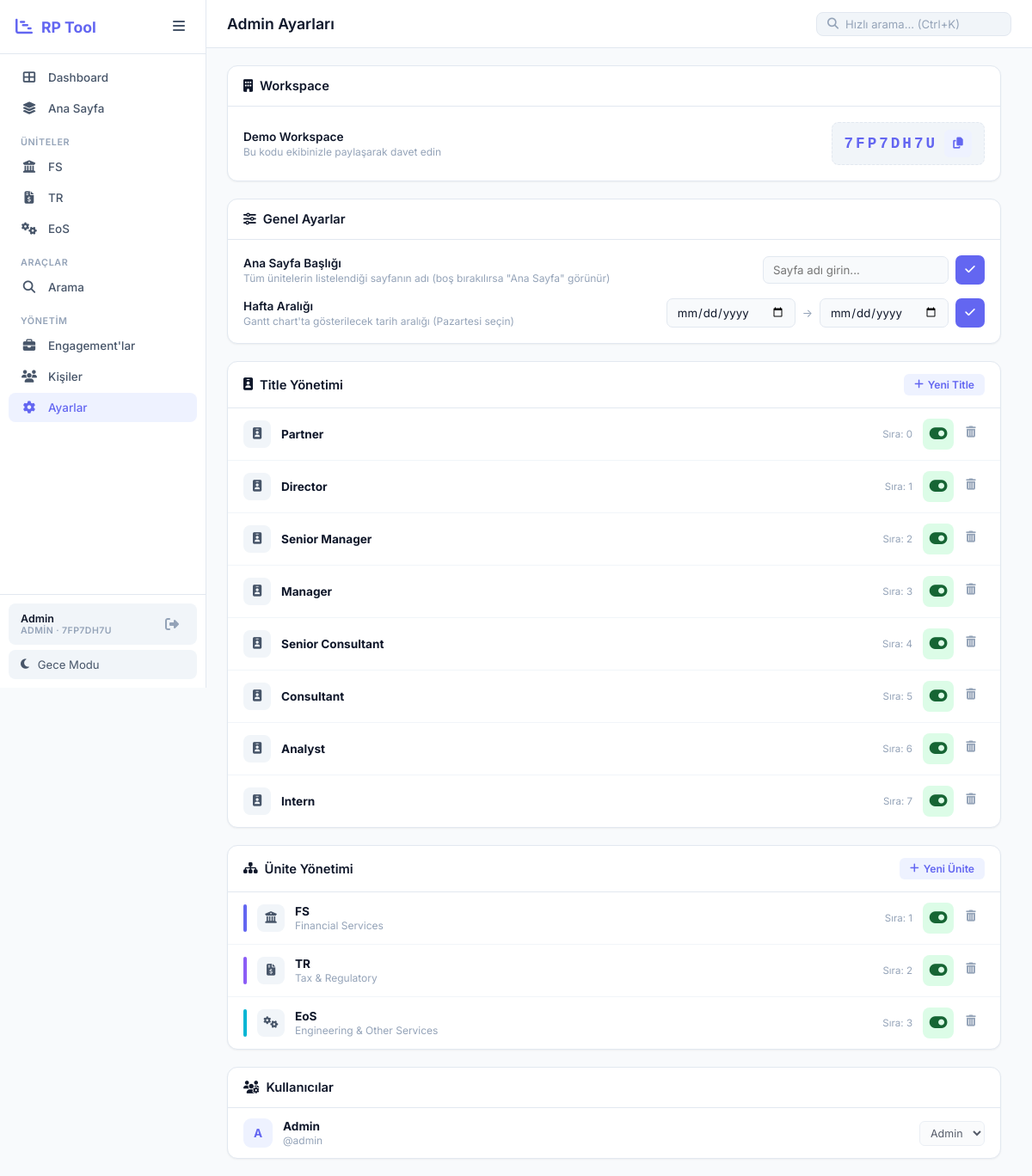
The app's page /admin/settings (signed in) with its own data.
### models.py (models this page shows, shortened)
class Unit(db.Model):
    __tablename__ = 'units'
    id = db.Column(db.Integer, primary_key=True)
    workspace_id = db.Column(db.Integer, db.ForeignKey('workspaces.id'), nullable=False)
    short_name = db.Column(db.String(20), nullable=False)
    long_name = db.Column(db.String(200), nullable=False)
    icon = db.Column(db.String(50), default='fas fa-folder')
    color = db.Column(db.String(20), default='#6366f1')
    sort_order = db.Column(db.Integer, default=0)
    is_active = db.Column(db.Boolean, default=True)
    created_at = db.Column(db.DateTime, default=datetime.utcnow)
    __table_args__ = (
        db.UniqueConstraint('workspace_id', 'short_name', name='unique_ws_unit'),
    )

class User(UserMixin, db.Model):
    __tablename__ = 'users'
    id = db.Column(db.Integer, primary_key=True)
    username = db.Column(db.String(100), unique=True, nullable=False)
    password = db.Column(db.String(200), nullable=False)
    display_name = db.Column(db.String(100), nullable=False)
    email = db.Column(db.String(200), nullable=True)
    role = db.Column(db.String(20), default='user')
    workspace_id = db.Column(db.Integer, db.ForeignKey('workspaces.id'), nullable=False)
    last_login = db.Column(db.DateTime, nullable=True)
    created_at = db.Column(db.DateTime, default=datetime.utcnow)
    def is_admin(self):
        return self.role == 'admin'

class Workspace(db.Model):
    __tablename__ = 'workspaces'
    id = db.Column(db.Integer, primary_key=True)
    name = db.Column(db.String(200), nullable=False)
    code = db.Column(db.String(10), unique=True, nullable=False)
    created_at = db.Column(db.DateTime, default=datetime.utcnow)
    users = db.relationship('User', backref='workspace', lazy=True)
    units = db.relationship('Unit', backref='workspace', lazy=True, cascade='all, delete-orphan')
    titles = db.relationship('Title', backref='workspace', lazy=True, cascade='all, delete-orphan')
    persons = db.relationship('Person', backref='workspace', lazy=True, cascade='all, delete-orphan')
    engagements = db.relationship('Engagement', backref='workspace', lazy=True, cascade='all, delete-orphan')
    settings = db.relationship('AppSettings', backref='workspace', lazy=True, cascade='all, delete-orphan')

class Title(db.Model):
    __tablename__ = 'titles'
    id = db.Column(db.Integer, primary_key=True)
    workspace_id = db.Column(db.Integer, db.ForeignKey('workspaces.id'), nullable=False)
    name = db.Column(db.String(100), nullable=False)
    sort_order = db.Column(db.Integer, default=0)
    is_active = db.Column(db.Boolean, default=True)
    created_at = db.Column(db.DateTime, default=datetime.utcnow)
    __table_args__ = (
        db.UniqueConstraint('workspace_id', 'name', name='unique_ws_title'),
    )

### app.py (the view)
@app.route('/admin/settings')
@login_required
def admin_settings():
    if not current_user.is_admin(): return redirect(url_for('ca_demand'))
    wid = ws_id()
    week_start = AppSettings.get(wid, 'week_start', '')
    week_end = AppSettings.get(wid, 'week_end', '')
    return render_template('admin_settings.html',
                           units=Unit.query.filter_by(workspace_id=wid).order_by(Unit.sort_order).all(),
                           titles=Title.query.filter_by(workspace_id=wid).order_by(Title.sort_order).all(),
                           users=User.query.filter_by(workspace_id=wid).order_by(User.role.desc(), User.display_name).all(),
                           demand_name=get_demand_page_name(),
                           workspace=current_user.workspace,
                           week_start=week_start,
                           week_end=week_end)

### templates/admin_settings.html (shortened to what this page needs)
{% extends "base.html" %}
{% block page_title %}Admin Ayarları{% endblock %}
{% block content %}
<div class="settings-layout">
    <div class="settings-section">
        <div class="settings-card">
            <div class="settings-card-header"><i class="fas fa-building"></i> Workspace</div>
            <div class="settings-card-body">
                <div class="setting-row">
                    <div class="setting-info">
                        <div class="setting-label">{{ workspace.name }}</div>
                        <div class="setting-desc">Bu kodu ekibinizle paylaşarak davet edin</div>
                    </div>
                    <div class="setting-control">
                        <div class="workspace-code-display">
                            <span class="ws-code-text" id="ws-code">{{ workspace.code }}</span>
                            <button onclick="copyCode()" class="copy-btn" title="Kopyala"><i class="fas fa-copy"></i></button>
                        </div>
                    </div>
                </div>
            </div>
        </div>
    </div>
    <div class="settings-section">
        <div class="settings-card">
            <div class="settings-card-header"><i class="fas fa-sliders-h"></i> Genel Ayarlar</div>
            <div class="settings-card-body">
                <div class="setting-row" style="margin-bottom:16px;">
                    <div class="setting-info">
                        <div class="setting-label">Ana Sayfa Başlığı</div>
                        <div class="setting-desc">Tüm ünitelerin listelendiği sayfanın adı (boş bırakılırsa "Ana Sayfa" görünür)</div>
                    </div>
                    <div class="setting-control">
                        <input type="text" id="demand-name-input"
                               value="{{ demand_name if demand_name != 'Ana Sayfa' else '' }}"
                               class="setting-input"
                               placeholder="Sayfa adı girin...">
                        <button onclick="saveDemandName()" class="setting-save-btn"><i class="fas fa-check"></i></button>
                    </div>
                </div>
                <div class="setting-row">
                    <div class="setting-info">
                        <div class="setting-label">Hafta Aralığı</div>
                        <div class="setting-desc">Gantt chart'ta gösterilecek tarih aralığı (Pazartesi seçin)</div>
                    </div>
                    <div class="setting-control">
                        <input type="date" id="week-start-input" value="{{ week_start }}" class="setting-input" style="width:150px;">
                        <span style="color:var(--text-muted);font-size:0.8rem;">→</span>
                        <input type="date" id="week-end-input" value="{{ week_end }}" class="setting-input" style="width:150px;">
                        <button onclick="saveWeekRange()" class="setting-save-btn"><i class="fas fa-check"></i></button>
                    </div>
                </div>
            </div>
        </div>
    </div>
    <div class="settings-section">
        <div class="settings-card">
            <div class="settings-card-header">
                <i class="fas fa-id-badge"></i> Title Yönetimi
                <button class="add-btn-sm" onclick="toggleEl('add-title-form')"><i class="fas fa-plus"></i> Yeni Title</button>
            </div>
            <div class="settings-card-body" style="padding:0;">
                <div class="unit-list">
                    {% for t in titles %}
                    <div class="unit-row" id="title-row-{{ t.id }}">
                        <div class="unit-row-icon"><i class="fas fa-id-badge"></i></div>
                        <div class="unit-row-info" style="flex:1;"><strong>{{ t.name }}</strong></div>
                        <div class="unit-row-order">Sıra: {{ t.sort_order }}</div>
                        <div class="unit-row-actions">
                            <button class="status-toggle-btn {% if t.is_active %}status-active{% else %}status-inactive{% endif %}" onclick="toggleTitle({{ t.id }})">
                                <i class="fas {% if t.is_active %}fa-toggle-on{% else %}fa-toggle-off{% endif %}"></i>
                            </button>
                            <button class="action-btn action-delete" onclick="deleteTitle({{ t.id }})"><i class="fas fa-trash-alt"></i></button>
                        </div>
                    </div>
                    {% endfor %}
                </div>
            </div>
        </div>
    </div>
    <div class="settings-section">
        <div class="settings-card">
            <div class="settings-card-header">
                <i class="fas fa-sitemap"></i> Ünite Yönetimi
                <button class="add-btn-sm" onclick="toggleEl('add-unit-form')"><i class="fas fa-plus"></i> Yeni Ünite</button>
            </div>
            <div class="settings-card-body" style="padding:0;">
                <div class="unit-list">
                    {% for unit in units %}
                    <div class="unit-row" id="unit-row-{{ unit.id }}">
                        <div class="unit-row-color" style="background:{{ unit.color }};"></div>
                        <div class="unit-row-icon"><i class="{{ unit.icon }}"></i></div>
                        <div class="unit-row-info"><strong>{{ unit.short_name }}</strong><span>{{ unit.long_name }}</span></div>
                        <div class="unit-row-order">Sıra: {{ unit.sort_order }}</div>
                        <div class="unit-row-actions">
                            <button class="status-toggle-btn {% if unit.is_active %}status-active{% else %}status-inactive{% endif %}" onclick="toggleUnit({{ unit.id }})">
                                <i class="fas {% if unit.is_active %}fa-toggle-on{% else %}fa-toggle-off{% endif %}"></i>
                            </button>
                            <button class="action-btn action-delete" onclick="deleteUnit({{ unit.id }})"><i class="fas fa-trash-alt"></i></button>
                        </div>
                    </div>
                    {% endfor %}
                </div>
            </div>
        </div>
    </div>
    <div class="settings-section">
        <div class="settings-card">
            <div class="settings-card-header"><i class="fas fa-users-cog"></i> Kullanıcılar</div>
            <div class="settings-card-body" style="padding:0;">
                <div class="user-list">
                    {% for user in users %}
                    <div class="user-row" id="user-row-{{ user.id }}">
                        <div class="user-row-avatar">{{ user.display_name[0] }}</div>
                        <div class="user-row-info">
                            <strong>{{ user.display_name }}</strong>
                            <span>@{{ user.username }}</span>
                        </div>
                        <div class="user-row-actions">
                            <select class="role-select" onchange="changeUserRole({{ user.id }},this.value)"
                                    {% if user.id == current_user.id %}disabled{% endif %}>
                                <option value="admin" {% if user.role=='admin' %}selected{% endif %}>Admin</option>
                            </select>
                        </div>
                    </div>
                    {% endfor %}
                </div>
            </div>
        </div>
    </div>
</div>
{% endblock %}

### templates/base.html (shortened to what this page needs)
<!DOCTYPE html>
<html lang="tr" data-theme="light">
<head>
    <link rel="stylesheet" href="{{ url_for('static', filename='css/style.css') }}">
    <link rel="stylesheet" href="https://cdnjs.cloudflare.com/ajax/libs/font-awesome/6.5.0/css/all.min.css">
</head>
<body>
    <aside class="sidebar" id="sidebar">
        <div class="sidebar-header">
            <div class="logo">
                <i class="fas fa-chart-gantt"></i>
                <span>RP Tool</span>
            </div>
            <button class="sidebar-toggle" onclick="toggleSidebar()">
                <i class="fas fa-bars"></i>
            </button>
        </div>
        <nav class="sidebar-nav">
            <a href="{{ url_for('dashboard') }}" class="nav-item {% if request.endpoint == 'dashboard' %}active{% endif %}">
                <i class="fas fa-th-large"></i>
                <span>Dashboard</span>
            </a>
            <a href="{{ url_for('ca_demand') }}" class="nav-item {% if request.endpoint == 'ca_demand' %}active{% endif %}">
                <i class="fas fa-layer-group"></i>
                <span>{{ demand_page_name }}</span>
            </a>
            {% if active_units %}
            <div class="nav-divider">Üniteler</div>
            {% for unit in active_units %}
            <a href="{{ url_for('unit_view', short_name=unit.short_name) }}"
               class="nav-item {% if request.endpoint == 'unit_view' and request.view_args.get('short_name') == unit.short_name %}active{% endif %}">
                <i class="{{ unit.icon }}"></i>
                <span>{{ unit.short_name }}</span>
            </a>
            {% endfor %}
            {% endif %}
            <div class="nav-divider">Araçlar</div>
            <a href="{{ url_for('search') }}" class="nav-item {% if request.endpoint == 'search' %}active{% endif %}">
                <i class="fas fa-search"></i>
                <span>Arama</span>
            </a>
            {% if current_user.is_admin() %}
            <div class="nav-divider">Yönetim</div>
            <a href="{{ url_for('manage_engagements') }}" class="nav-item {% if request.endpoint == 'manage_engagements' %}active{% endif %}">
                <i class="fas fa-briefcase"></i>
                <span>Engagement'lar</span>
            </a>
            <a href="{{ url_for('manage_people') }}" class="nav-item {% if request.endpoint == 'manage_people' %}active{% endif %}">
                <i class="fas fa-users"></i>
                <span>Kişiler</span>
            </a>
            <a href="{{ url_for('admin_settings') }}" class="nav-item {% if request.endpoint == 'admin_settings' %}active{% endif %}">
                <i class="fas fa-gear"></i>
                <span>Ayarlar</span>
            </a>
            {% endif %}
        </nav>
        <div class="sidebar-footer">
            <div class="sidebar-user">
                <div class="sidebar-user-info">
                    <span class="sidebar-user-name">{{ current_user.display_name }}</span>
                    <span class="sidebar-user-role">{{ 'Admin' if current_user.is_admin() else 'User' }} · {{ ws_code }}</span>
                </div>
                <a href="{{ url_for('logout') }}" class="sidebar-logout" title="Çıkış">
                    <i class="fas fa-sign-out-alt"></i>
                </a>
            </div>
            <button class="theme-toggle" onclick="toggleTheme()">
                <i class="fas fa-moon" id="theme-icon"></i>
                <span id="theme-text">Gece Modu</span>
            </button>
        </div>
    </aside>
    <main class="main-content" id="main-content">
        <header class="top-bar">
            <div class="top-bar-left">
                <h1 class="page-title">{% block page_title %}Resource Planner{% endblock %}</h1>
            </div>
            <div class="top-bar-right">
                <div class="search-box-mini">
                    <i class="fas fa-search"></i>
                    <input type="text" placeholder="Hızlı arama... (Ctrl+K)" id="quick-search"
                           onkeydown="if(event.key==='Enter') window.location.href='/search?q='+this.value">
                </div>
            </div>
        </header>
        <div class="content-area">
            {% block content %}{% endblock %}
        </div>
    </main>
</body>
</html>

### records on screen
Unit: short_name "FS", long_name "Financial Services", sort_order "1", is_active True (drawn)
Unit: short_name "TR", long_name "Tax & Regulatory", sort_order "2", is_active True (drawn)
Unit: short_name "EoS", long_name "Engineering & Other Services", sort_order "3", is_active True (drawn)
User: display_name "Admin", role "ADMIN", display_name "A", username "admin", role+id "Admin"
Workspace: code "7FP7DH7U", name "Demo Workspace"
Title: name "Partner", sort_order "0", is_active True (drawn)
Title: name "Director", sort_order "1", is_active True (drawn)
Title: name "Senior Manager", sort_order "2", is_active True (drawn)
Title: name "Manager", sort_order "3", is_active True (drawn)
Title: name "Senior Consultant", sort_order "4", is_active True (drawn)
Title: name "Consultant", sort_order "5", is_active True (drawn)
Title: name "Analyst", sort_order "6", is_active True (drawn)
Title: name "Intern", sort_order "7", is_active True (drawn)

### other values on screen
{{ demand_page_name }} "Ana Sayfa"
